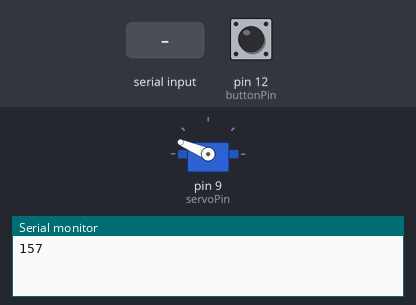
A sketch run on a simulated Arduino Uno, built with avr-gcc and run on an emulated ATmega328P. On the bench: servo, the last lines printed to the serial monitor. The inputs (shaded band) are chosen by the test bench; at power-on: pin 12 (buttonPin) HIGH.

Above: at 1.2 s.
1.3 s: pin 12 (buttonPin) pulled LOW for 0.15 s
At 3.0 s:
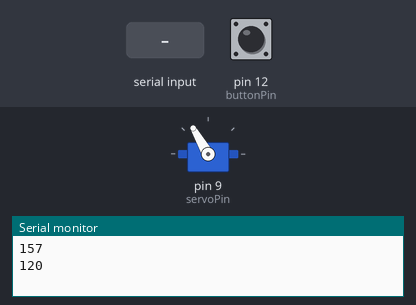
3.5 s: "30,150\n" received over Serial
At 3.97 s:
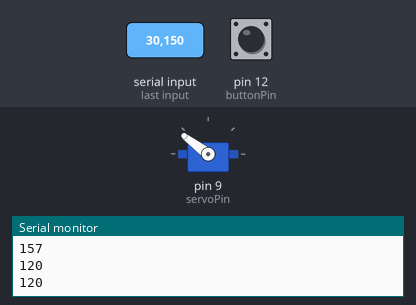
5.6 s: pin 12 (buttonPin) pulled LOW for 1 s
At 7.0 s:
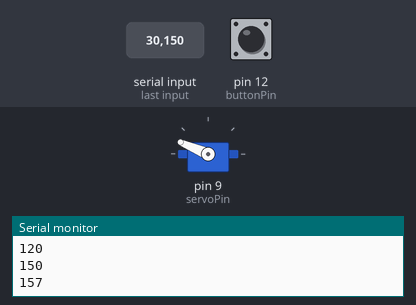
8.1 s: pin 12 (buttonPin) pulled LOW for 3.2 s
At 9.4 s:
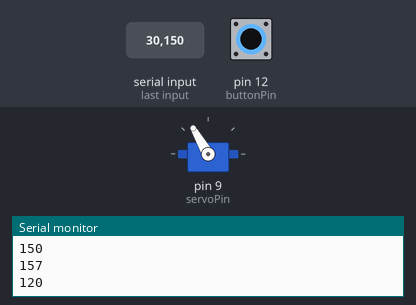
12.8 s: "157\n" received over Serial
At 14.3 s:
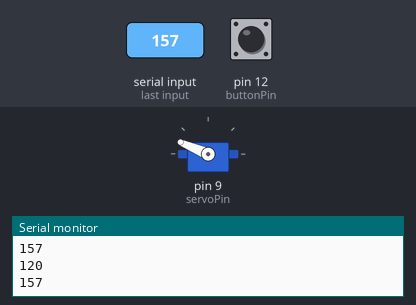
Timing chart, 0 to 15.8 s (numbered marks = the images above; inputs shaded):
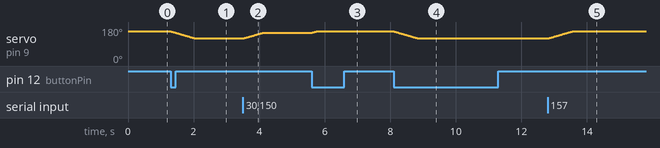

Measured:
- after the input at 1.3 s, servo on pin 9 (servoPin): moves from 157° to 120° over 0.72 s, starting at once
- after the input at 3.5 s, servo on pin 9 (servoPin): moves from 120° to 150° over 0.58 s, starting at once
- after the input at 5.6 s, servo on pin 9 (servoPin): 150° → 157° at once
- after the input at 8.1 s, servo on pin 9 (servoPin): moves from 157° to 120° over 0.72 s, starting at once
- after the input at 12.8 s, servo on pin 9 (servoPin): moves from 120° to 157° over 0.72 s, starting at once

The sketch:

ikkuna.ino
```cpp
#include <Servo.h>

Servo myServo;
const int servoPin = 9;
const int buttonPin = 12;

// Start with a default angle
int currentAngle = 157;
int lastButtonState = LOW;

void setup() {
  Serial.begin(9600);
  myServo.attach(servoPin);
  myServo.write(currentAngle);
  Serial.println(currentAngle);
  pinMode(buttonPin, INPUT);
}

void loop() {
  int targetAngle = 0;
  int buttonState = digitalRead(buttonPin);

  if (buttonState == LOW && lastButtonState == HIGH) {
    if (currentAngle == 157){
      targetAngle = 120;
    }else{
      targetAngle = 157;
    }
  }
  lastButtonState = buttonState;

  if (Serial.available() > 0) {
    // Read the target angle from serial input
    targetAngle = Serial.parseInt();

  }
  if (targetAngle == 0){
      return;
  }
  targetAngle = constrain(targetAngle, 120, 157);

  // Gradually move the servo to the target angle
  if (currentAngle < targetAngle) {
    for (int angle = currentAngle; angle <= targetAngle; angle++) {
      myServo.write(angle);
      delay(20);  // Delay between each incremental step (adjust to control speed)
    }
  } else if (currentAngle > targetAngle) {
    for (int angle = currentAngle; angle >= targetAngle; angle--) {
      myServo.write(angle);
      delay(20);  // Delay between each incremental step (adjust to control speed)
    }
  }

  // Update current angle to the new position
  currentAngle = targetAngle;
  Serial.println(currentAngle);

  // Clear any remaining characters in the serial buffer
  while (Serial.available() > 0) {
    Serial.read();
  }

}
```
